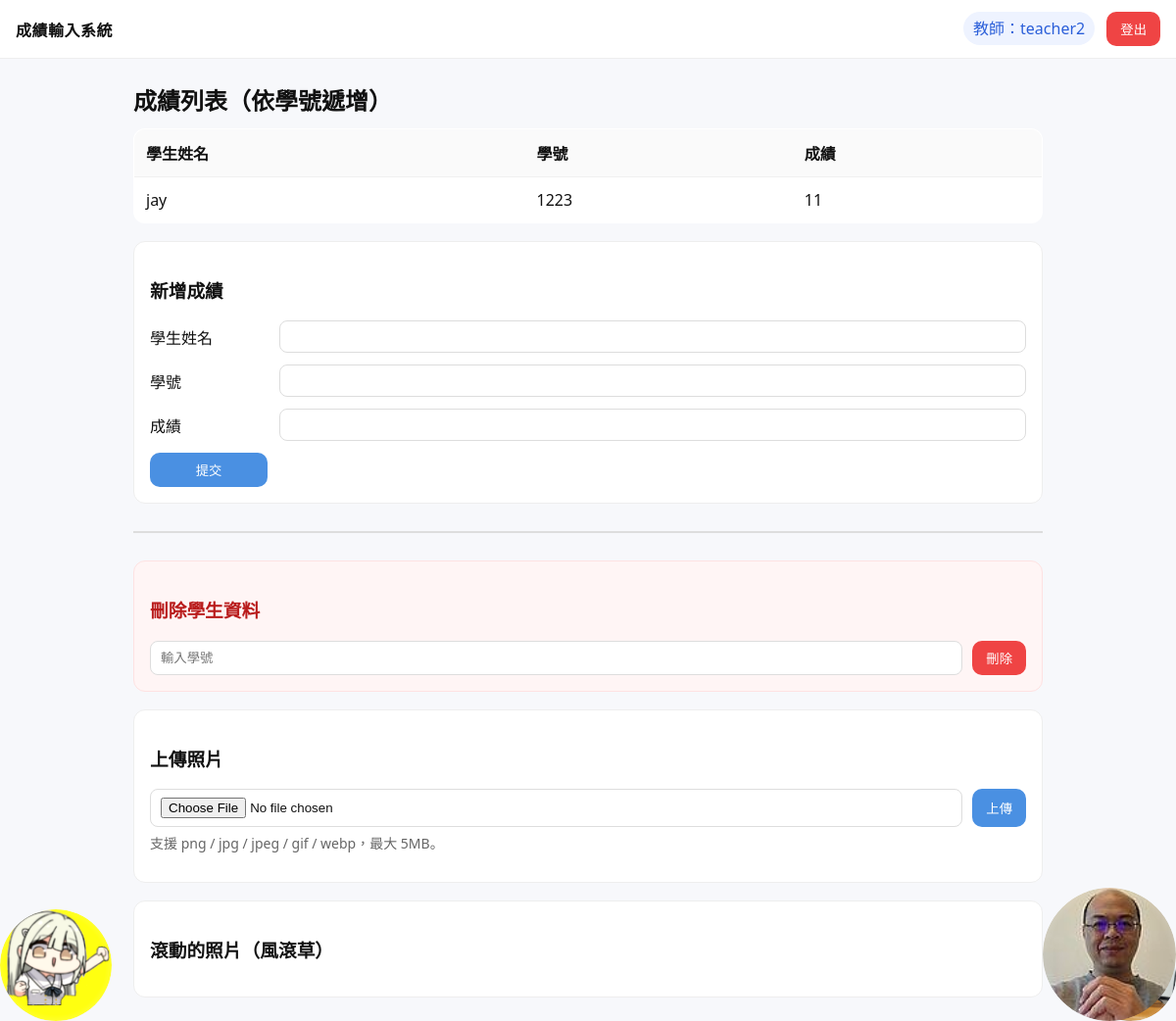
The app's page /score (signed in) with its own data.
### tables this page shows
CREATE TABLE grades (name NOT NULL, student_id INTEGER UNIQUE NOT NULL, score INTEGER NOT NULL);

### main.py (the view)
@app.get('/score')
def score_page():
    if 'teacher_name' not in session:
        return redirect(url_for('index', error='請先登入'))
    grades = list_grades()
    msg = request.args.get('msg', '')
    try:
        file_names = [f for f in os.listdir(UPLOAD_DIR) if allowed_file(f)]
    except FileNotFoundError:
        file_names = []
    gallery = [url_for('static', filename=f'uploads/{f}') for f in sorted(file_names, key=str.lower)]
    return render_template('score.html',
                           teacher=session['teacher_name'],
                           grades=grades,
                           msg=msg,
                           gallery=gallery)

### main.py (called while the page is built)
def allowed_file(filename: str) -> bool:
    return '.' in filename and filename.rsplit('.', 1)[1].lower() in ALLOWED_EXT

def db_conn():
    return sqlite3.connect(DB_PATH)

def list_grades():
    conn = db_conn(); c = conn.cursor()
    c.execute("SELECT name, student_id, score FROM grades ORDER BY student_id ASC")
    rows = c.fetchall()
    conn.close()
    return rows

### templates/score.html (shortened to what this page needs)
{% extends "layout.html" %}
{% block extra_css %}
<link rel="stylesheet" href="/static/css/score.css">
{% endblock %}
{% block content %}
<h2>成績列表（依學號遞增）</h2>
<table class="grades">
  <thead>
    <tr><th>學生姓名</th><th>學號</th><th>成績</th></tr>
  </thead>
  <tbody>
  {% for name, sid, score in grades %}
    <tr>
      <td>{{ name }}</td>
      <td>{{ sid }}</td>
      <td>{{ score }}</td>
    </tr>
  {% else %}
    <tr><td colspan="3" class="empty">目前沒有資料</td></tr>
  {% endfor %}
  </tbody>
</table>
<section class="panel">
  <h3>新增成績</h3>
  <form action="{{ url_for('grades_add') }}" method="post" class="form-grid">
    <label>學生姓名</label>
    <input name="name" required>
    <label>學號</label>
    <input name="student_id" inputmode="numeric" pattern="\d+" required>
    <label>成績</label>
    <input name="score" inputmode="numeric" pattern="\d+" required>
    <button type="submit" class="btn primary full">提交</button>
  </form>
</section>
<hr class="divider">
<section class="panel danger-panel">
  <h3>刪除學生資料</h3>
  <form action="{{ url_for('grades_delete') }}" method="post" class="form-inline">
    <input name="delete_student_id" placeholder="輸入學號" inputmode="numeric" pattern="\d+" required>
    <button type="submit" class="btn danger">刪除</button>
  </form>
</section>
<section class="panel">
  <h3>上傳照片</h3>
  <form action="{{ url_for('upload_photo') }}" method="post"
        enctype="multipart/form-data" class="form-inline">
    <input type="file" name="photo" accept="image/*" required>
    <button type="submit" class="btn primary">上傳</button>
  </form>
  <p class="hint">支援 png / jpg / jpeg / gif / webp，最大 5MB。</p>
</section>
{% if gallery %}
<section class="panel">
  <h3>滾動的照片（風滾草）</h3>
  <div class="tumble-belt">
    {% for full in gallery %}
      <img
        class="tumble {{ 'rtl' if loop.index is odd }}"
        src="{{ full }}"
        alt="upload {{ loop.index }}"
        style="
          --dur: {{ 16 + (loop.index % 6)*3 }}s;
          --size: {{ 70 + (loop.index % 4)*22 }}px;
          --y: {{ (loop.index % 5)*3 }}px;
        "
      >
    {% endfor %}
  </div>
</section>
{% endif %}
{% endblock %}

### static/css/base.css (style rules this page uses)
* { box-sizing: border-box; }
body { margin: 0; font-family: "Noto Sans TC", system-ui, Arial; background:#f7f8fb; color:#111; }
.btn { border:none; padding:8px 14px; border-radius:10px; cursor:pointer; }
.btn.primary { background:#4a90e2; color:#fff; }
.btn.danger { background:#ef4444; color:#fff; }
.btn.full { width: 100%; }

### static/css/score.css (style rules this page uses)
h2 { margin: 10px 0 12px; }
.grades { width: 100%; border-collapse: collapse; background:#fff; border:1px solid #eee; border-radius:12px; overflow:hidden; }
.grades th, .grades td { padding:12px; border-bottom:1px solid #f0f0f0; text-align:left; }
.grades thead th { background:#fafafa; font-weight:700; }
.panel { background:#fff; border:1px solid #eee; border-radius:12px; padding:16px; margin-top:18px; }
.form-grid { display:grid; grid-template-columns: 120px 1fr; gap:12px 12px; align-items:center; }
.form-grid input { padding:8px 10px; border:1px solid #ddd; border-radius:8px; }
.form-inline { display:flex; gap:10px; }
.form-inline input { flex:1; padding:8px 10px; border:1px solid #ddd; border-radius:8px; }
hr.divider { border: none; border-top: 2px solid #ddd; margin: 28px 0; }
.danger-panel { border: 1px solid #fee2e2; background: #fff5f5; }
.danger-panel h3 { color: #b91c1c; }
.hint { color:#666; margin-top:6px; font-size: 14px; }
.tumble { position: absolute; bottom: 0; left: 0; width: var(--size, 96px); height: var(--size, 96px); aspect-ratio: 1/1; border-radius: 50%; object-fit: cover; transform-origin: 50% 60%; will-change: transform, bottom; box-shadow: 0 10px 18px rgba(0,0,0,.18), inset 0 0 0 6px rgba(205,170,110,.12); filter: saturate(1.05) contrast(1.06) sepia(.08); -webkit-mask-image: radial-gradient(circle at 50% 50%, #000 63%, rgba(0,0,0,.9) 70%, rgba(0,0,0,.6) 78%, rgba(0,0,0,.35) 84%, transparent 90%); mask-image: radial-gradient(circle at 50% 50%, #000 63%, rgba(0,0,0,.9) 70%, rgba(0,0,0,.6) 78%, rgba(0,0,0,.35) 84%, transparent 90%); animation: roll var(--dur, 20s) linear infinite, bob 3.2s ease-in-out infinite; }
.tumble.rtl { right: 0; left: auto; animation-name: roll-rtl, bob; }

### records on screen
grades: name "jay", student "1223", score "11"

### other values on screen
{{ teacher }} "teacher2"
